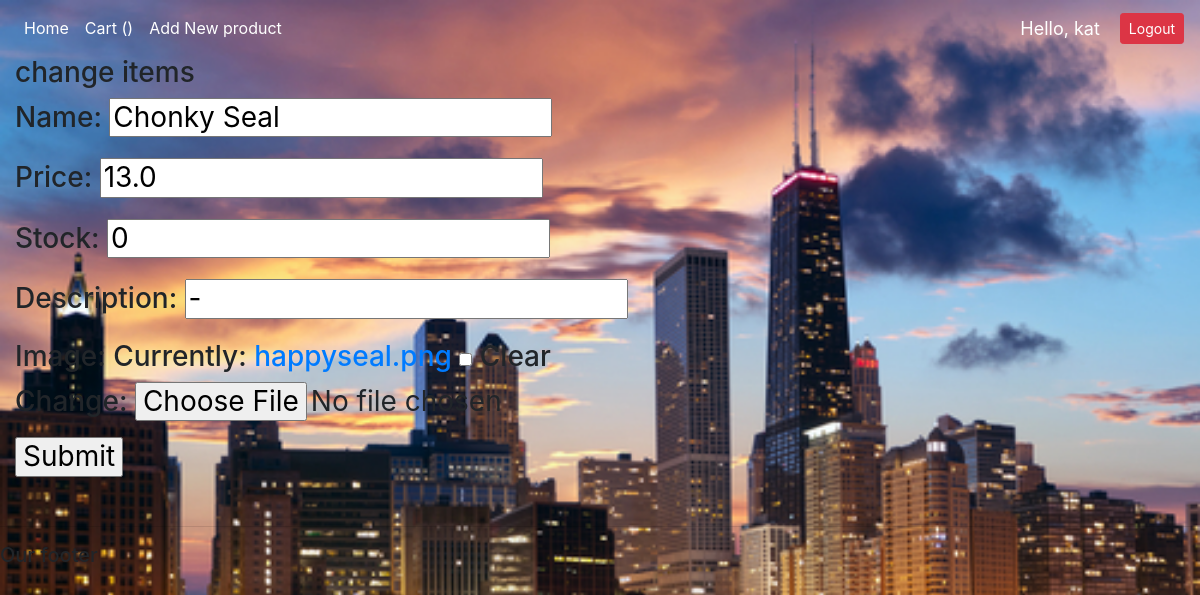
Screenshot of /update_product/3/ (signed in) with the database file from the repository.
### ecom/models.py (models this page shows, shortened)
class Product(models.Model):
    name = models.CharField(max_length=200, null=False)
    price = models.FloatField()
    stock = models.CharField(max_length=200, default=0)
    date_created = models.DateTimeField(auto_now_add=True)
    description = models.CharField(max_length=250)
    image = models.ImageField(default='default.png', null=True, blank=True)

### ecom/decorators.py (the view)
        def wrapper_func(request, *args, **kwargs):
            group = None
            if request.user.groups.exists():
                group = request.user.groups.all()[0].name
            if group in allowed_roles:
                return view_func(request, *args, **kwargs)
            else:
                return redirect('home')

### ecom/forms.py
class ProductForm(forms.ModelForm):
    class Meta:
        model = Product
        fields = '__all__'

### ecom/views.py (called while the page is built)
@allowed_users(allowed_roles=['Admin'])
def update(request, pk):
    product = Product.objects.get(id=pk)
    form = ProductForm(instance=product)
    if request.method == 'POST':
        form = ProductForm(request.POST, instance=product)
        if form.is_valid():
            form.save()
        return redirect('/')
    context = {
    'form': form
    }
    return render(request, 'ecom/updateProduct.html', context)

### ecom/templates/ecom/updateProduct.html (shortened to what this page needs)
{%  extends 'ecom/main.html' %}
{% block content %}
<h3>change items<h3>
  <form method="POST" action="" enctype="multipart/form-data">
				{{form.as_p}}
    <input type="submit" name="Submit">
  </form>
{% endblock %}

### ecom/templates/ecom/navbar.html (shortened to what this page needs)
{% load static %}
<nav class="navbar navbar-expand-lg navbar-dark">
  <div class="collapse navbar-collapse" id="navbarNav">
    <ul class="navbar-nav">
      <li class="nav-item active">
        <a class="nav-link" href="{% url 'home' %}">Home</a>
      </li>
      <li class="nav-item active">
        <a class="nav-link" href="{% url 'cart' %}">Cart ({{cartItems}})</a>
      </li>
          {% if request.user.is_staff %}
      <li class="nav-item active">
        <a class="nav-link" href="{% url 'create_product' %}">Add New product</a>
      </li>
      {% endif %}
    </ul>
  </div>
    <span class="hello-msg">Hello, {{request.user}}</span>
    <span><a class="btn btn-sm btn-danger" href="{% url 'logout' %}">Logout</a></span>
</nav>

### ecom/templates/ecom/main.html (style rules this page uses)
body { background: white url("images/background.jpg") no-repeat; background-size: 100%; background-attachment: fixed; }

### ecom/templates/ecom/navbar.html (style rules this page uses)
.hello-msg { font-size: 18px; color: #fff; margin-right: 20px; }

### rows the page displays
Product: name "Chonky Seal", price "13.0", stock "0", description "-"

### other values shown
{{ request.user }} "kat"
